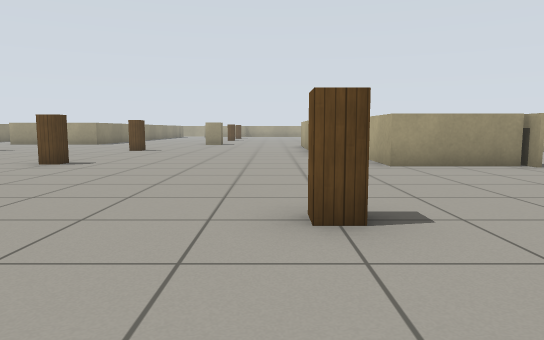
[1] (above)

24 first-person views from a walk through a robot-simulator world made for Gazebo. The camera is 0.71 m above the floor, tilts 6° down and sees 70° across. The floor is counted in squares, 1 m on a side. Each view is taken from the middle of a square. On the plan, view 1 faces up. The plan holds only what a view shows up to about 11 squares ahead; the rest is blank. The place goes on beyond the plan. Simple patterns stand in for the simulator's built-in surfaces.

[2]
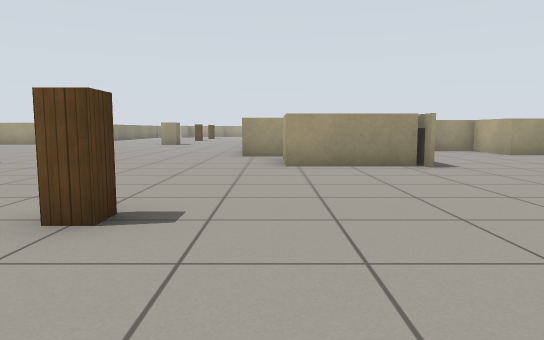

[3]
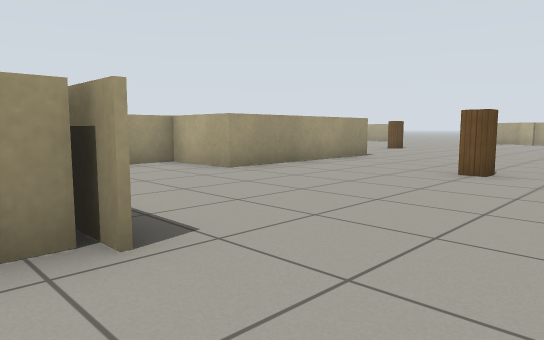

[4]
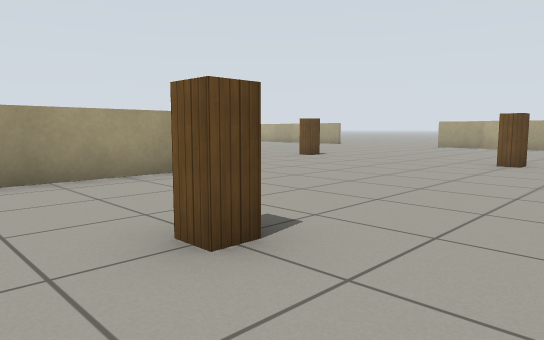

[5]
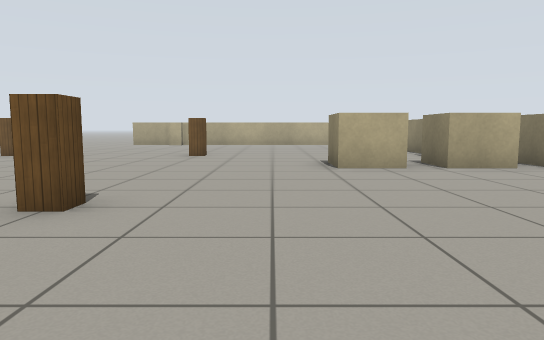

[6]
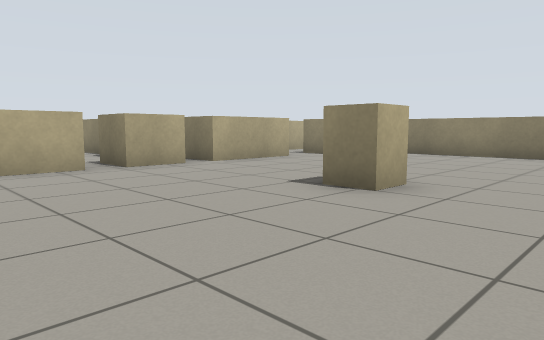

[7]
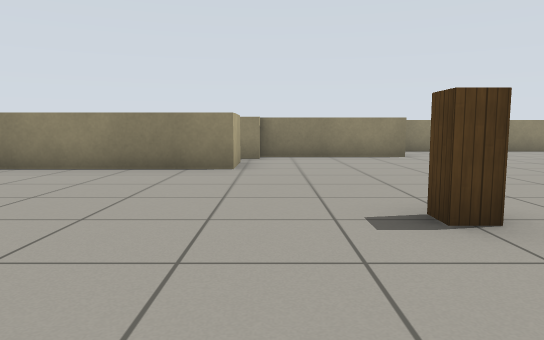

[8]
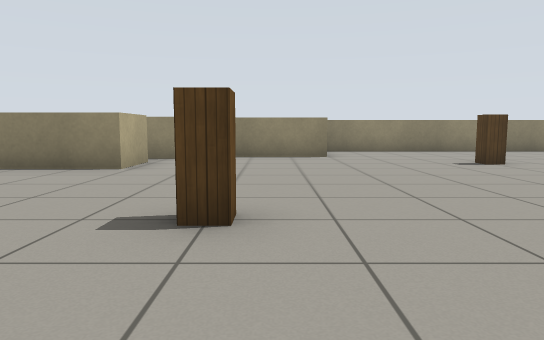

[9]
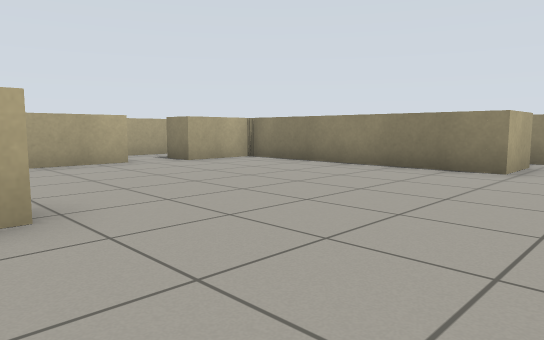

[10]
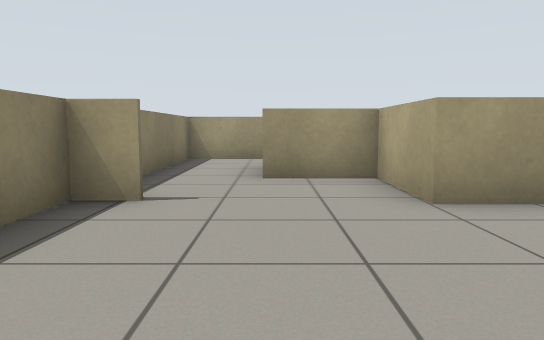

[11]
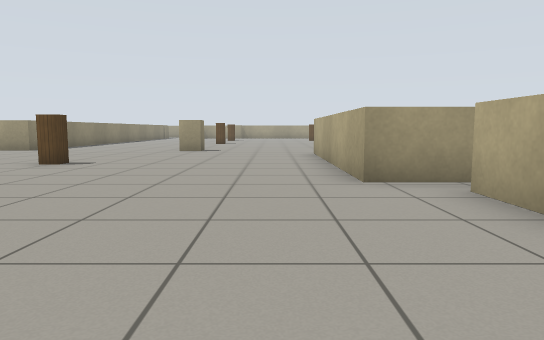

[12]
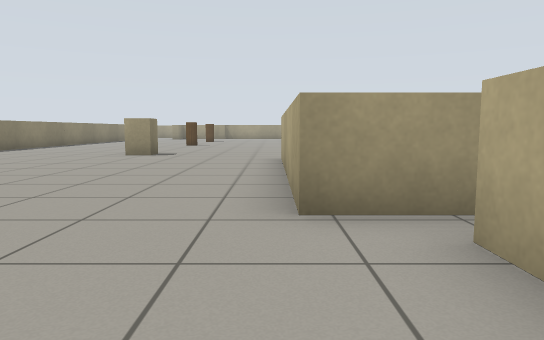

[13]
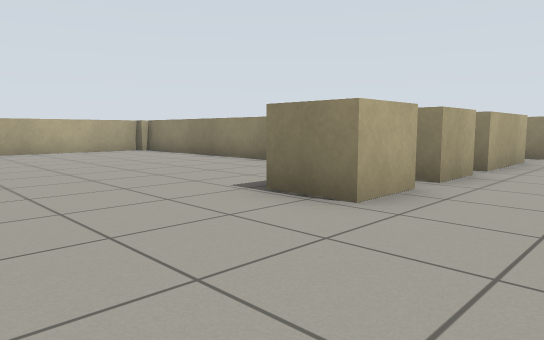

[14]
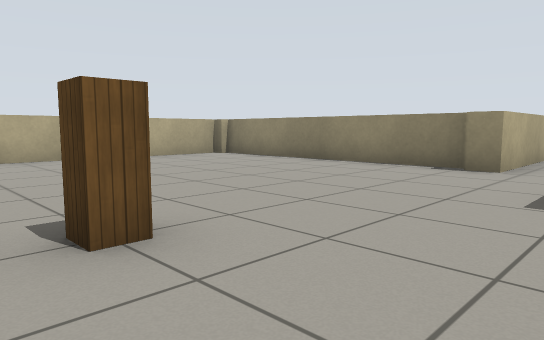

[15]
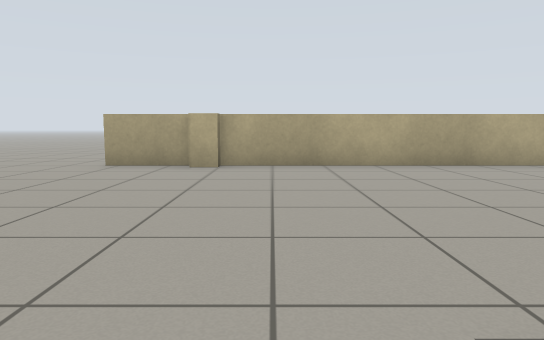

[16]
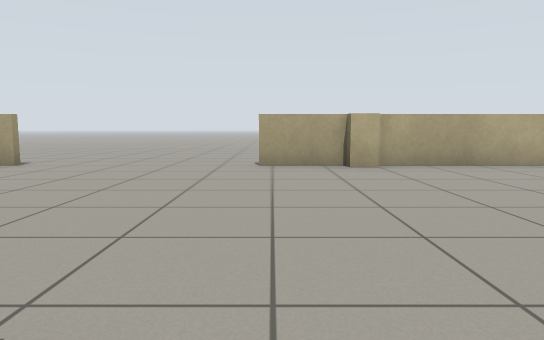

[17]
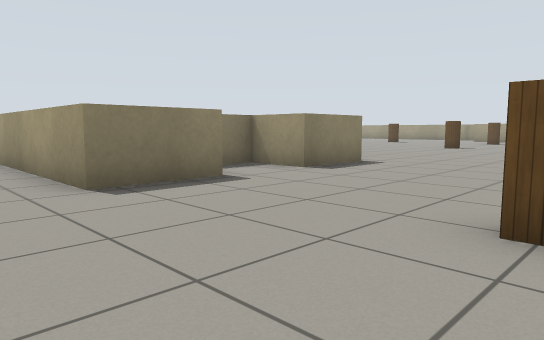

[18]
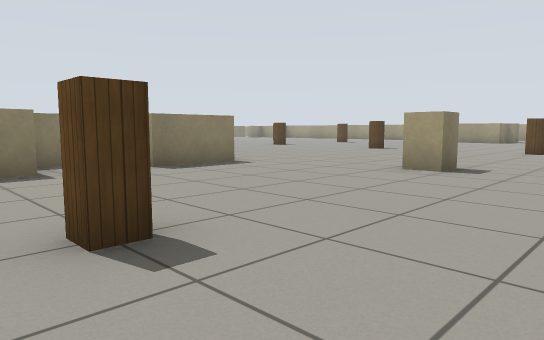

[19]
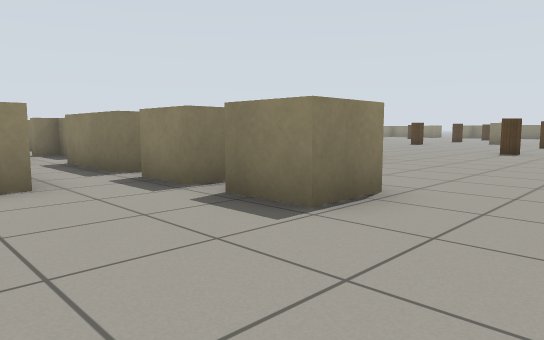

[20]
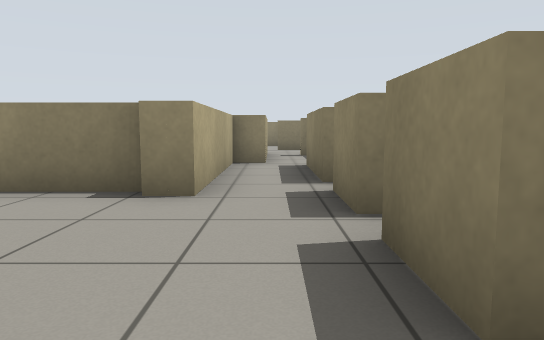

[21]
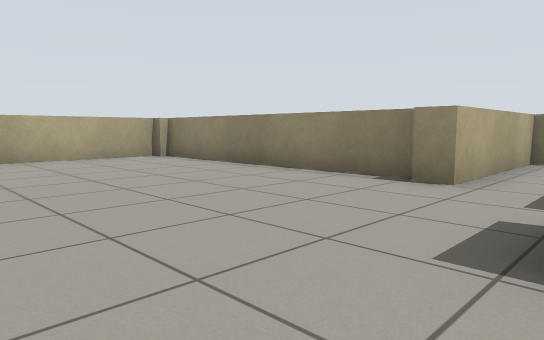

[22]
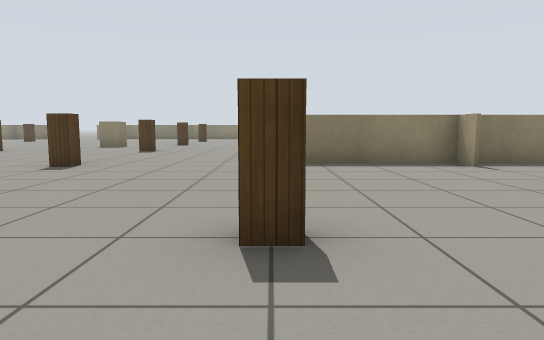

[23]
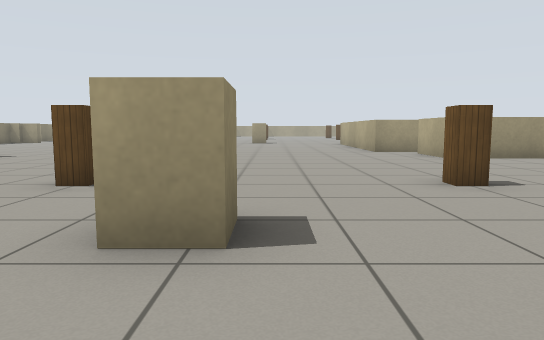

[24]
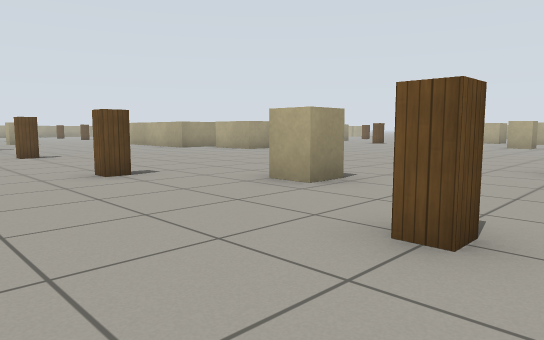

### Floor plan
Key: @ floor where view 1 was taken; # wall or solid block; . floor; = window, fence, low wall or low ledge; B wooden box.
Columns run from 9 left of view 1 to 26 right of it. Each row starts with its distance up from view 1.
 16     ......=   ===     #......    .=.
 15    .......=   =..    ##......  .....
 14    .......=   =.     =..............
 13    .B.....=   =.###  =..............
 12     ......=   =...#  ##...B.........
 11     ......=#  =...#####...........=.
 10    ........== =..................==
  9 .. .........##=..................==
  8 .. .B.......##=...................=
  7  .............=....B......B.......=
  6  .................................=
  5   ................................=
  4    ....................==.........=
  3    .B....B....B........=#.........=
  2    ....................==.........=
  1    ...=............=...=#.=......==
  0   ....=..@.........=...==.=======
 -1   .....................=#.=
 -2   ..B.... ....B........=#.=
 -3   ....     ...............=
 -4           .............=.=#
 -5           .............#.=
 -6          ........=######==
 -7         .B.......=
 -8         ........==
 -9         .....====#

Where each view was taken, in squares from view 1:
view 1: 0 up, 0 right, facing up
view 2: 0 up, 2 right, facing up
view 3: 5 up, 4 right, facing up-right
view 4: 5 up, 9 right, facing up-right
view 5: 5 up, 7 right, facing right
view 6: 5 up, 7 right, facing down-right
view 7: 1 up, 7 right, facing down
view 8: 1 up, 5 right, facing down
view 9: 1 up, 6 right, facing down-right
view 10: 7 up, 7 right, facing up
view 11: 5 up, 0 right, facing up
view 12: 7 up, 1 right, facing up
view 13: 7 up, 12 right, facing down-right
view 14: 8 up, 15 right, facing down-right
view 15: 8 up, 17 right, facing right
view 16: 11 up, 17 right, facing right
view 17: 9 up, 18 right, facing up-left
view 18: 11 up, 20 right, facing up-left
view 19: 6 up, 18 right, facing down-left
view 20: 5 up, 16 right, facing down
view 21: 6 up, 15 right, facing down-right
view 22: 7 up, 13 right, facing left
view 23: 2 down, 2 left, facing up
view 24: 3 down, 7 left, facing up-right
